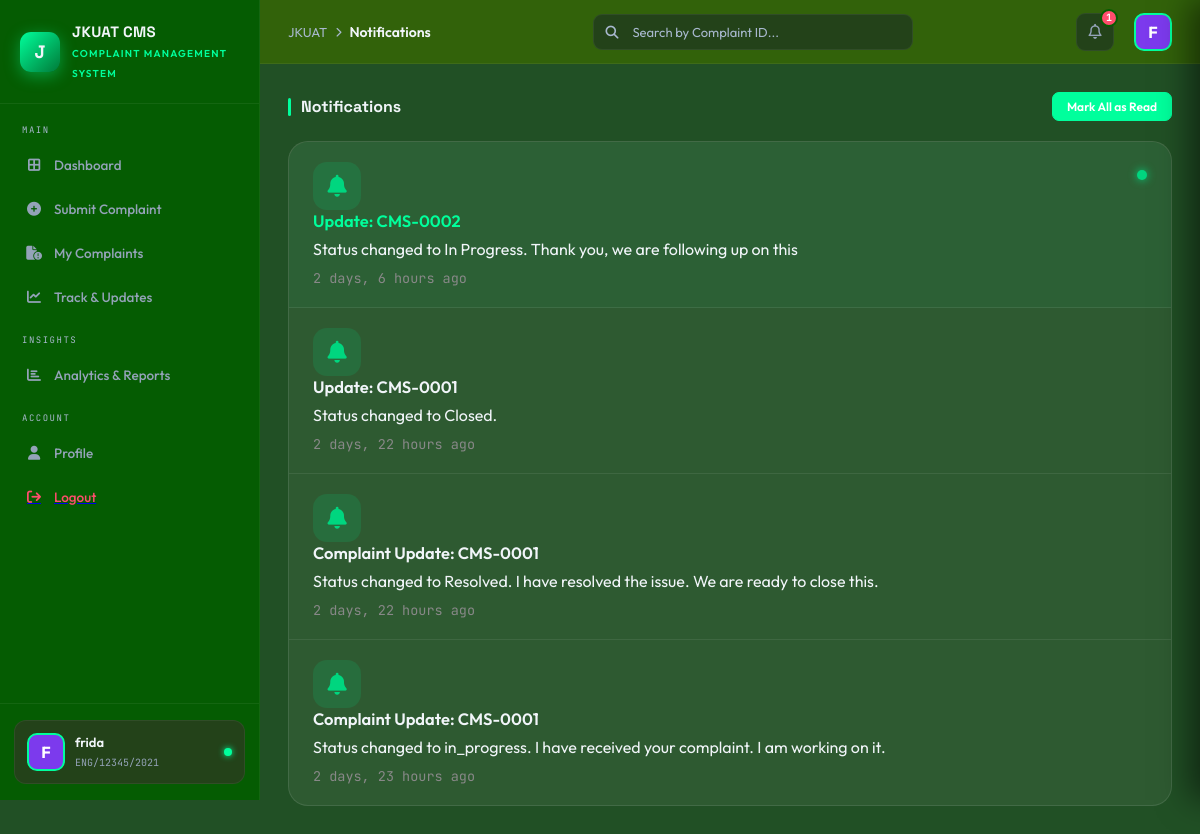
Before: /accounts/client/notifications/ (signed in) with the older database file.
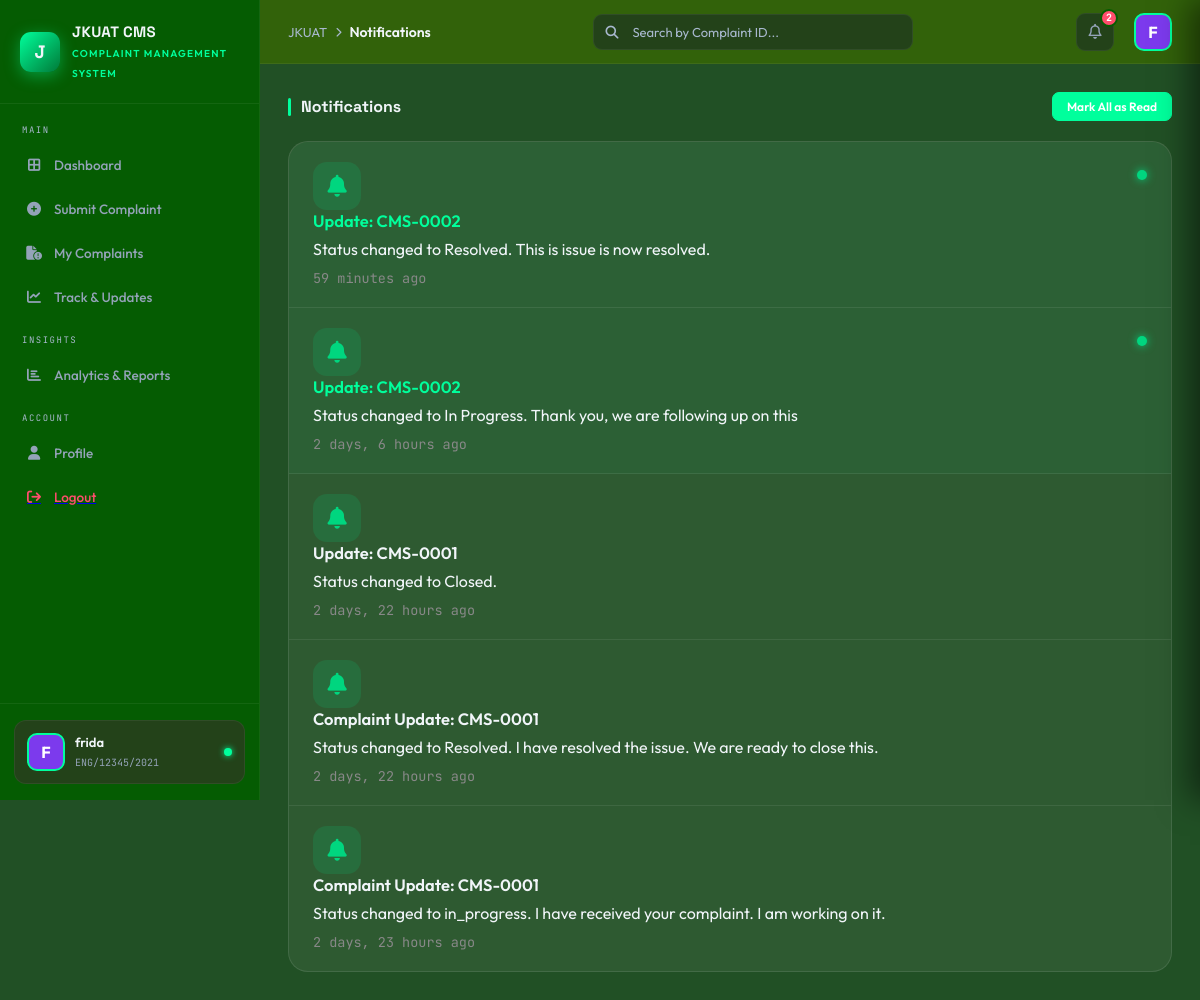
After: the same page with the newer database file.
### accounts/models.py (models this page shows, shortened)
class Notification(models.Model):
    recipient = models.ForeignKey(User, on_delete=models.CASCADE, related_name='notifications')
    complaint = models.ForeignKey(Complaint, on_delete=models.CASCADE, null=True, blank=True)
    title = models.CharField(max_length=200)
    message = models.TextField()
    is_read = models.BooleanField(default=False)
    created_at = models.DateTimeField(auto_now_add=True)
    notification_type = models.CharField(
        max_length=50,
        choices=[
            ('new_complaint', 'New Complaint'),
            ('status_update', 'Status Update'),
            ('assignment', 'Assignment'),
            ('general', 'General'),
        ],
        default='general'
    )
    class Meta:
        ordering = ['-created_at']

### accounts/views.py (the view)
# urls.py: path('client/notifications/', views.client_notifications, name='client_notifications'),
@login_required
def client_notifications(request):
    notifications = Notification.objects.filter(recipient=request.user).order_by('-created_at')[:20]
    context = {'notifications': notifications}
    return render(request, 'clients/notifications.html', context)

### accounts/context_processors.py (called while the page is built)
def notifications(request):
    if request.user.is_authenticated:
        unread_notifications = Notification.objects.filter(recipient=request.user, is_read=False).order_by('-created_at')
        all_notifications = Notification.objects.filter(recipient=request.user).order_by('-created_at')[:20] # Last 20 notifications
        return {
            'unread_notifications_count': unread_notifications.count(),
            'notifications_list': all_notifications
        }
    return {
        'unread_notifications_count': 0,
        'notifications_list': []
    }

### accounts/templates/clients/notifications.html (shortened to what this page needs)
{% extends "clients/base.html" %}
{% block breadcrumb %}Notifications{% endblock %}
{% block content %}
<div class="page-wrap active" id="page-notifications">
    <div class="section-hdr">
        <div class="section-title">Notifications</div>
        {% if notifications %}
        <button class="btn-sm btn-green" onclick="markAllAsRead()">
            Mark All as Read
        </button>
        {% endif %}
    </div>
    <div class="notifications-container">
        {% for notif in notifications %}
        <div class="notif-item {% if not notif.is_read %}unread{% endif %}">
            <div class="notif-content">
                <div class="ni-icon">
                    <i class="fa-solid fa-bell"></i>
                </div>
                <div class="ni-body">
                    <div class="ni-title">{{ notif.title }}</div>
                    <div class="ni-message">{{ notif.message }}</div>
                    <div class="ni-time">{{ notif.created_at|timesince }} ago</div>
                </div>
            </div>
            {% if not notif.is_read %}
            <div class="unread-dot"></div>
            {% endif %}
        </div>
        {% endfor %}
    </div>
</div>
{% endblock %}

### accounts/templates/clients/base.html (shortened to what the changed rows need)
{% load static %}
<!DOCTYPE html>
<html lang="en">
<head>
    <link rel="stylesheet" href="https://cdnjs.cloudflare.com/ajax/libs/font-awesome/6.4.0/css/all.min.css">
</head>
<body>
    <div class="shell">
        <aside class="sidebar" id="sidebar">
            <div class="brand">
                <div class="brand-info">
                    <h2>JKUAT CMS</h2>
                </div>
            </div>
        </aside>
        <main class="main">
            <header class="topbar">
                <div class="topbar-right">
                    <div class="icon-btn" onclick="toggleNotif()">
                        <i class="fa-regular fa-bell"></i>
                        {% if unread_notifications_count > 0 %}
                        <span class="notif-dot">{{ unread_notifications_count }}</span>
                        {% endif %}
                    </div>
                </div>
            </header>
            {% block content %}{% endblock %}
        </main>
    </div>
</body>
</html>

Changed rows visible on the page:
added Notification: title "Update: CMS-0002", message "Status changed to Resolved. This is issue is now resolved.", created_at "59 minutes", is_read False (drawn)
Other visible differences:
{{ unread_notifications_count }}: "1" → "2"
